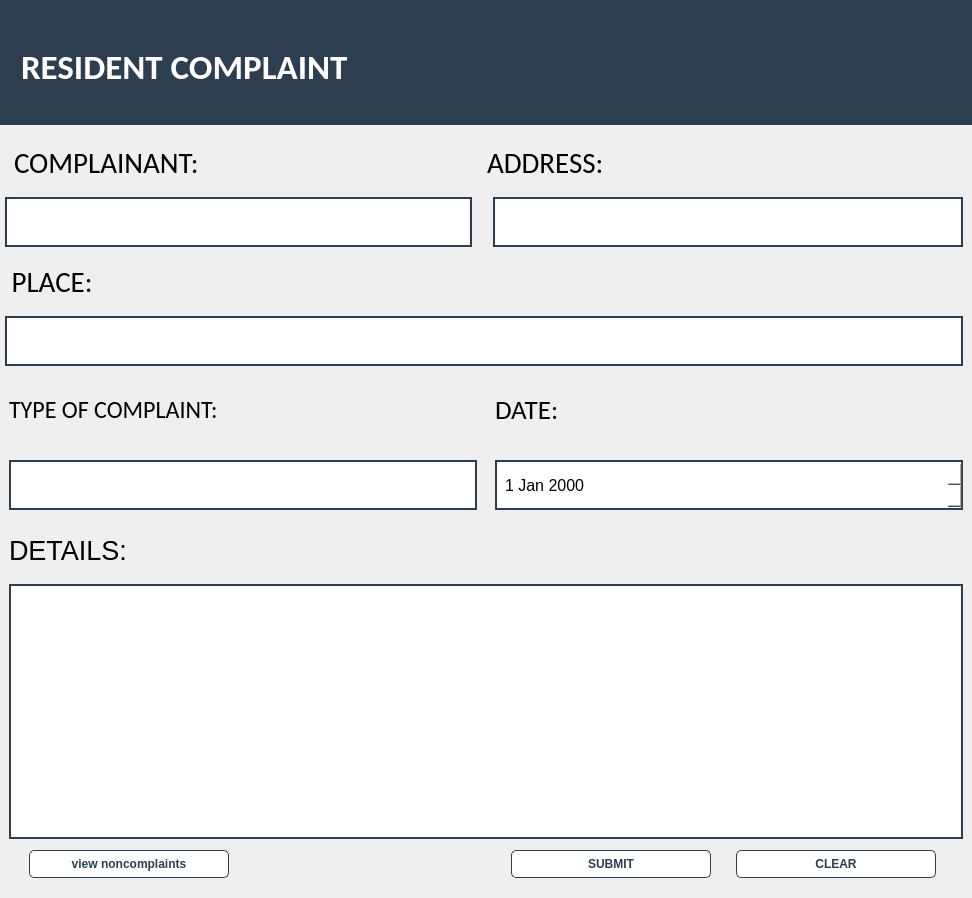
<?xml version="1.0" encoding="UTF-8"?>
<ui version="4.0">
 <class>COMPWINDOW</class>
 <widget class="QWidget" name="COMPWINDOW">
  <property name="geometry">
   <rect>
    <x>0</x>
    <y>0</y>
    <width>972</width>
    <height>898</height>
   </rect>
  </property>
  <property name="windowTitle">
   <string>Form</string>
  </property>
  <layout class="QGridLayout" name="gridLayout">
   <property name="leftMargin">
    <number>0</number>
   </property>
   <property name="topMargin">
    <number>0</number>
   </property>
   <property name="rightMargin">
    <number>0</number>
   </property>
   <property name="bottomMargin">
    <number>0</number>
   </property>
   <property name="spacing">
    <number>0</number>
   </property>
   <item row="0" column="0">
    <widget class="QWidget" name="widget" native="true">
     <layout class="QVBoxLayout" name="verticalLayout_4">
      <property name="spacing">
       <number>0</number>
      </property>
      <property name="leftMargin">
       <number>0</number>
      </property>
      <property name="topMargin">
       <number>0</number>
      </property>
      <property name="rightMargin">
       <number>0</number>
      </property>
      <property name="bottomMargin">
       <number>0</number>
      </property>
      <item>
       <widget class="QWidget" name="widget_2" native="true">
        <property name="maximumSize">
         <size>
          <width>16777215</width>
          <height>125</height>
         </size>
        </property>
        <layout class="QVBoxLayout" name="verticalLayout">
         <property name="spacing">
          <number>0</number>
         </property>
         <property name="leftMargin">
          <number>0</number>
         </property>
         <property name="topMargin">
          <number>0</number>
         </property>
         <property name="rightMargin">
          <number>0</number>
         </property>
         <property name="bottomMargin">
          <number>0</number>
         </property>
         <item>
          <widget class="QWidget" name="residentrequest" native="true">
           <property name="maximumSize">
            <size>
             <width>10000</width>
             <height>200</height>
            </size>
           </property>
           <property name="styleSheet">
            <string notr="true">background-color:#2c3e50;</string>
           </property>
           <layout class="QVBoxLayout" name="verticalLayout_3">
            <property name="spacing">
             <number>0</number>
            </property>
            <property name="leftMargin">
             <number>0</number>
            </property>
            <property name="rightMargin">
             <number>0</number>
            </property>
            <property name="bottomMargin">
             <number>0</number>
            </property>
            <item>
             <widget class="QLabel" name="residentlabel">
              <property name="font">
               <font>
                <family>Calibri</family>
                <pointsize>3</pointsize>
                <weight>75</weight>
                <bold>true</bold>
               </font>
              </property>
              <property name="styleSheet">
               <string notr="true">background-color: #2c3e50;
Margin-left: 20px; 
width: 200px;
color:white;


</string>
              </property>
              <property name="text">
               <string>&lt;html&gt;&lt;head/&gt;&lt;body&gt;&lt;p&gt;&lt;span style=&quot; font-size:26pt;&quot;&gt;RESIDENT COMPLAINT&lt;/span&gt;&lt;/p&gt;&lt;/body&gt;&lt;/html&gt;</string>
              </property>
              <property name="alignment">
               <set>Qt::AlignLeading|Qt::AlignLeft|Qt::AlignVCenter</set>
              </property>
              <property name="margin">
               <number>15</number>
              </property>
              <property name="indent">
               <number>-1</number>
              </property>
             </widget>
            </item>
           </layout>
          </widget>
         </item>
        </layout>
       </widget>
      </item>
      <item>
       <widget class="QWidget" name="COMPWIDGET" native="true">
        <property name="maximumSize">
         <size>
          <width>16777215</width>
          <height>250</height>
         </size>
        </property>
        <property name="styleSheet">
         <string notr="true"/>
        </property>
        <layout class="QVBoxLayout" name="verticalLayout_2">
         <property name="leftMargin">
          <number>5</number>
         </property>
         <item>
          <widget class="QWidget" name="widget" native="true">
           <property name="maximumSize">
            <size>
             <width>16777215</width>
             <height>60</height>
            </size>
           </property>
           <layout class="QHBoxLayout" name="horizontalLayout_6">
            <item>
             <widget class="QLabel" name="label">
              <property name="font">
               <font>
                <family>Calibri</family>
                <pointsize>22</pointsize>
               </font>
              </property>
              <property name="text">
               <string>COMPLAINANT:</string>
              </property>
              <property name="alignment">
               <set>Qt::AlignLeading|Qt::AlignLeft|Qt::AlignVCenter</set>
              </property>
             </widget>
            </item>
            <item>
             <widget class="QLabel" name="label_2">
              <property name="maximumSize">
               <size>
                <width>16777215</width>
                <height>200</height>
               </size>
              </property>
              <property name="font">
               <font>
                <family>Calibri</family>
                <pointsize>22</pointsize>
               </font>
              </property>
              <property name="text">
               <string>ADDRESS:</string>
              </property>
              <property name="alignment">
               <set>Qt::AlignLeading|Qt::AlignLeft|Qt::AlignVCenter</set>
              </property>
              <property name="margin">
               <number>5</number>
              </property>
             </widget>
            </item>
           </layout>
          </widget>
         </item>
         <item>
          <widget class="QWidget" name="widget_7" native="true">
           <property name="maximumSize">
            <size>
             <width>16777215</width>
             <height>50</height>
            </size>
           </property>
           <layout class="QHBoxLayout" name="horizontalLayout_7">
            <property name="spacing">
             <number>0</number>
            </property>
            <property name="leftMargin">
             <number>0</number>
            </property>
            <property name="topMargin">
             <number>0</number>
            </property>
            <property name="rightMargin">
             <number>0</number>
            </property>
            <property name="bottomMargin">
             <number>0</number>
            </property>
            <item>
             <widget class="QWidget" name="widget_11" native="true">
              <layout class="QHBoxLayout" name="horizontalLayout_8">
               <property name="spacing">
                <number>0</number>
               </property>
               <property name="leftMargin">
                <number>0</number>
               </property>
               <property name="topMargin">
                <number>0</number>
               </property>
               <property name="rightMargin">
                <number>12</number>
               </property>
               <property name="bottomMargin">
                <number>0</number>
               </property>
               <item>
                <widget class="QLineEdit" name="complainant">
                 <property name="sizePolicy">
                  <sizepolicy hsizetype="Preferred" vsizetype="Fixed">
                   <horstretch>0</horstretch>
                   <verstretch>0</verstretch>
                  </sizepolicy>
                 </property>
                 <property name="maximumSize">
                  <size>
                   <width>16777215</width>
                   <height>50</height>
                  </size>
                 </property>
                 <property name="styleSheet">
                  <string notr="true">        background-color: WHITE;
        border: 2px solid  #2c3e50;
        padding: 6px;
        font-size: 16px;
        color: black;
    
</string>
                 </property>
                </widget>
               </item>
              </layout>
             </widget>
            </item>
            <item>
             <widget class="QWidget" name="widget_16" native="true">
              <layout class="QHBoxLayout" name="horizontalLayout_9">
               <property name="spacing">
                <number>0</number>
               </property>
               <property name="leftMargin">
                <number>9</number>
               </property>
               <property name="topMargin">
                <number>0</number>
               </property>
               <property name="rightMargin">
                <number>0</number>
               </property>
               <property name="bottomMargin">
                <number>0</number>
               </property>
               <item>
                <widget class="QLineEdit" name="address">
                 <property name="sizePolicy">
                  <sizepolicy hsizetype="Preferred" vsizetype="Fixed">
                   <horstretch>0</horstretch>
                   <verstretch>0</verstretch>
                  </sizepolicy>
                 </property>
                 <property name="maximumSize">
                  <size>
                   <width>16777215</width>
                   <height>50</height>
                  </size>
                 </property>
                 <property name="styleSheet">
                  <string notr="true">        background-color: WHITE;
        border: 2px solid  #2c3e50;
        padding: 6px;
        font-size: 16px;
        color: black;
    

    </string>
                 </property>
                </widget>
               </item>
              </layout>
             </widget>
            </item>
           </layout>
          </widget>
         </item>
         <item>
          <widget class="QLabel" name="label_11">
           <property name="font">
            <font>
             <family>Calibri</family>
             <pointsize>22</pointsize>
            </font>
           </property>
           <property name="text">
            <string> PLACE:</string>
           </property>
           <property name="alignment">
            <set>Qt::AlignLeading|Qt::AlignLeft|Qt::AlignVCenter</set>
           </property>
          </widget>
         </item>
         <item>
          <widget class="QLineEdit" name="place">
           <property name="sizePolicy">
            <sizepolicy hsizetype="Preferred" vsizetype="Fixed">
             <horstretch>0</horstretch>
             <verstretch>0</verstretch>
            </sizepolicy>
           </property>
           <property name="maximumSize">
            <size>
             <width>16777215</width>
             <height>50</height>
            </size>
           </property>
           <property name="styleSheet">
            <string notr="true">        background-color: WHITE;
        border: 2px solid  #2c3e50;
        padding: 6px;
        font-size: 16px;
        color: black;
    
</string>
           </property>
          </widget>
         </item>
        </layout>
       </widget>
      </item>
      <item>
       <widget class="QWidget" name="widget_4" native="true">
        <property name="maximumSize">
         <size>
          <width>16777215</width>
          <height>70</height>
         </size>
        </property>
        <property name="font">
         <font>
          <family>Calibri</family>
          <pointsize>20</pointsize>
         </font>
        </property>
        <layout class="QHBoxLayout" name="horizontalLayout">
         <property name="spacing">
          <number>0</number>
         </property>
         <property name="leftMargin">
          <number>0</number>
         </property>
         <property name="topMargin">
          <number>0</number>
         </property>
         <property name="rightMargin">
          <number>0</number>
         </property>
         <property name="bottomMargin">
          <number>0</number>
         </property>
         <item>
          <widget class="QWidget" name="widget_3" native="true">
           <layout class="QHBoxLayout" name="horizontalLayout_4">
            <property name="spacing">
             <number>0</number>
            </property>
            <property name="leftMargin">
             <number>0</number>
            </property>
            <property name="topMargin">
             <number>0</number>
            </property>
            <property name="rightMargin">
             <number>0</number>
            </property>
            <property name="bottomMargin">
             <number>0</number>
            </property>
            <item>
             <widget class="QWidget" name="widget_8" native="true">
              <layout class="QVBoxLayout" name="verticalLayout_7">
               <item>
                <widget class="QLabel" name="label_4">
                 <property name="font">
                  <font>
                   <pointsize>18</pointsize>
                  </font>
                 </property>
                 <property name="text">
                  <string>TYPE OF COMPLAINT:</string>
                 </property>
                </widget>
               </item>
              </layout>
             </widget>
            </item>
            <item>
             <widget class="QWidget" name="widget_9" native="true">
              <layout class="QVBoxLayout" name="verticalLayout_8">
               <item>
                <widget class="QLabel" name="label_5">
                 <property name="text">
                  <string>DATE:</string>
                 </property>
                </widget>
               </item>
              </layout>
             </widget>
            </item>
           </layout>
          </widget>
         </item>
        </layout>
       </widget>
      </item>
      <item>
       <widget class="QWidget" name="widget_5" native="true">
        <property name="maximumSize">
         <size>
          <width>16777215</width>
          <height>80</height>
         </size>
        </property>
        <layout class="QHBoxLayout" name="horizontalLayout_2">
         <property name="spacing">
          <number>0</number>
         </property>
         <property name="leftMargin">
          <number>0</number>
         </property>
         <property name="topMargin">
          <number>0</number>
         </property>
         <property name="rightMargin">
          <number>0</number>
         </property>
         <property name="bottomMargin">
          <number>0</number>
         </property>
         <item>
          <widget class="QWidget" name="widget_10" native="true">
           <layout class="QHBoxLayout" name="horizontalLayout_5">
            <property name="spacing">
             <number>0</number>
            </property>
            <property name="leftMargin">
             <number>0</number>
            </property>
            <property name="topMargin">
             <number>0</number>
            </property>
            <property name="rightMargin">
             <number>0</number>
            </property>
            <property name="bottomMargin">
             <number>0</number>
            </property>
            <item>
             <widget class="QWidget" name="widget_13" native="true">
              <layout class="QVBoxLayout" name="verticalLayout_9">
               <item>
                <widget class="QLineEdit" name="complainttype">
                 <property name="sizePolicy">
                  <sizepolicy hsizetype="Preferred" vsizetype="Fixed">
                   <horstretch>0</horstretch>
                   <verstretch>0</verstretch>
                  </sizepolicy>
                 </property>
                 <property name="maximumSize">
                  <size>
                   <width>16777215</width>
                   <height>50</height>
                  </size>
                 </property>
                 <property name="styleSheet">
                  <string notr="true">        background-color: WHITE;
        border: 2px solid  #2c3e50;
        padding: 6px;
        font-size: 16px;
        color: black;
    
</string>
                 </property>
                </widget>
               </item>
              </layout>
             </widget>
            </item>
            <item>
             <widget class="QWidget" name="widget_12" native="true">
              <layout class="QVBoxLayout" name="verticalLayout_10">
               <item>
                <widget class="QDateEdit" name="date">
                 <property name="maximumSize">
                  <size>
                   <width>16777215</width>
                   <height>50</height>
                  </size>
                 </property>
                 <property name="styleSheet">
                  <string notr="true">        background-color: WHITE;
        border: 2px solid  #2c3e50;
        padding: 6px;
        font-size: 16px;
        color: black;
    
</string>
                 </property>
                </widget>
               </item>
              </layout>
             </widget>
            </item>
           </layout>
          </widget>
         </item>
        </layout>
       </widget>
      </item>
      <item>
       <widget class="QWidget" name="widget_6" native="true">
        <property name="minimumSize">
         <size>
          <width>0</width>
          <height>200</height>
         </size>
        </property>
        <property name="maximumSize">
         <size>
          <width>16777215</width>
          <height>396</height>
         </size>
        </property>
        <layout class="QVBoxLayout" name="verticalLayout_5">
         <property name="spacing">
          <number>0</number>
         </property>
         <property name="leftMargin">
          <number>0</number>
         </property>
         <property name="topMargin">
          <number>0</number>
         </property>
         <property name="rightMargin">
          <number>0</number>
         </property>
         <property name="bottomMargin">
          <number>0</number>
         </property>
         <item>
          <widget class="QWidget" name="widget_14" native="true">
           <property name="maximumSize">
            <size>
             <width>16777215</width>
             <height>50</height>
            </size>
           </property>
           <layout class="QVBoxLayout" name="verticalLayout_11" stretch="0">
            <property name="spacing">
             <number>9</number>
            </property>
            <property name="leftMargin">
             <number>9</number>
            </property>
            <property name="topMargin">
             <number>9</number>
            </property>
            <property name="rightMargin">
             <number>9</number>
            </property>
            <property name="bottomMargin">
             <number>9</number>
            </property>
            <item>
             <widget class="QLabel" name="label_3">
              <property name="maximumSize">
               <size>
                <width>16777215</width>
                <height>30</height>
               </size>
              </property>
              <property name="font">
               <font>
                <pointsize>20</pointsize>
               </font>
              </property>
              <property name="layoutDirection">
               <enum>Qt::LeftToRight</enum>
              </property>
              <property name="text">
               <string>DETAILS:</string>
              </property>
             </widget>
            </item>
           </layout>
          </widget>
         </item>
         <item>
          <widget class="QWidget" name="widget_15" native="true">
           <property name="maximumSize">
            <size>
             <width>16777215</width>
             <height>400</height>
            </size>
           </property>
           <layout class="QVBoxLayout" name="verticalLayout_12" stretch="0,0">
            <property name="spacing">
             <number>0</number>
            </property>
            <property name="leftMargin">
             <number>9</number>
            </property>
            <property name="topMargin">
             <number>9</number>
            </property>
            <property name="rightMargin">
             <number>9</number>
            </property>
            <property name="bottomMargin">
             <number>9</number>
            </property>
            <item>
             <widget class="QLineEdit" name="details">
              <property name="sizePolicy">
               <sizepolicy hsizetype="Preferred" vsizetype="Fixed">
                <horstretch>0</horstretch>
                <verstretch>0</verstretch>
               </sizepolicy>
              </property>
              <property name="maximumSize">
               <size>
                <width>16777215</width>
                <height>380</height>
               </size>
              </property>
              <property name="styleSheet">
               <string notr="true">
             background-color: WHITE;
        border: 2px solid  #2c3e50;
        padding: 6px;
        font-size: 16px;
        color: black;
    
</string>
              </property>
              <property name="alignment">
               <set>Qt::AlignLeading|Qt::AlignLeft|Qt::AlignVCenter</set>
              </property>
             </widget>
            </item>
            <item>
             <widget class="QWidget" name="widget_18" native="true">
              <property name="minimumSize">
               <size>
                <width>100</width>
                <height>50</height>
               </size>
              </property>
              <property name="maximumSize">
               <size>
                <width>16777215</width>
                <height>50</height>
               </size>
              </property>
              <layout class="QHBoxLayout" name="horizontalLayout_10">
               <property name="spacing">
                <number>0</number>
               </property>
               <property name="leftMargin">
                <number>0</number>
               </property>
               <property name="topMargin">
                <number>0</number>
               </property>
               <property name="rightMargin">
                <number>0</number>
               </property>
               <property name="bottomMargin">
                <number>0</number>
               </property>
               <item>
                <widget class="QWidget" name="widget_19" native="true">
                 <layout class="QHBoxLayout" name="horizontalLayout_3">
                  <property name="spacing">
                   <number>0</number>
                  </property>
                  <property name="leftMargin">
                   <number>20</number>
                  </property>
                  <property name="topMargin">
                   <number>0</number>
                  </property>
                  <property name="rightMargin">
                   <number>0</number>
                  </property>
                  <property name="bottomMargin">
                   <number>0</number>
                  </property>
                  <item alignment="Qt::AlignRight">
                   <widget class="QPushButton" name="non_listofcomplaints">
                    <property name="minimumSize">
                     <size>
                      <width>200</width>
                      <height>0</height>
                     </size>
                    </property>
                    <property name="maximumSize">
                     <size>
                      <width>0</width>
                      <height>16777215</height>
                     </size>
                    </property>
                    <property name="layoutDirection">
                     <enum>Qt::RightToLeft</enum>
                    </property>
                    <property name="styleSheet">
                     <string notr="true">/* ========== Side Navigation Buttons ========== */
QPushButton {
    background-color: white;
    color: #2C3E50;
    border: 1px solid #2C3E50;
    border-radius: 5px;
  
    font-weight: bold;

}
QPushButton {
    padding: 6px 12px;
    font-size: 12px;
}

QPushButton:hover {
    background-color: #2C3E50;
    color: white;
}

QPushButton:pressed {
    background-color: #388E3C;
    color: white;
}
</string>
                    </property>
                    <property name="text">
                     <string>view noncomplaints</string>
                    </property>
                   </widget>
                  </item>
                 </layout>
                </widget>
               </item>
               <item>
                <widget class="QWidget" name="widget_20" native="true">
                 <layout class="QHBoxLayout" name="horizontalLayout_11">
                  <property name="spacing">
                   <number>0</number>
                  </property>
                  <property name="leftMargin">
                   <number>0</number>
                  </property>
                  <property name="topMargin">
                   <number>0</number>
                  </property>
                  <property name="rightMargin">
                   <number>0</number>
                  </property>
                  <property name="bottomMargin">
                   <number>0</number>
                  </property>
                  <item>
                   <widget class="QPushButton" name="submitimg">
                    <property name="maximumSize">
                     <size>
                      <width>200</width>
                      <height>16777215</height>
                     </size>
                    </property>
                    <property name="layoutDirection">
                     <enum>Qt::RightToLeft</enum>
                    </property>
                    <property name="styleSheet">
                     <string notr="true">/* ========== Side Navigation Buttons ========== */
QPushButton {
    background-color: white;
    color: #2C3E50;
    border: 1px solid #2C3E50;
    border-radius: 5px;
  
    font-weight: bold;

}
QPushButton {
    padding: 6px 12px;
    font-size: 12px;
}

QPushButton:hover {
    background-color: #2C3E50;
    color: white;
}

QPushButton:pressed {
    background-color: #388E3C;
    color: white;
}
</string>
                    </property>
                    <property name="text">
                     <string>SUBMIT</string>
                    </property>
                   </widget>
                  </item>
                  <item>
                   <widget class="QPushButton" name="clear">
                    <property name="maximumSize">
                     <size>
                      <width>200</width>
                      <height>16777215</height>
                     </size>
                    </property>
                    <property name="layoutDirection">
                     <enum>Qt::RightToLeft</enum>
                    </property>
                    <property name="styleSheet">
                     <string notr="true">/* ========== Side Navigation Buttons ========== */
QPushButton {
    background-color: white;
    color: #2C3E50;
    border: 1px solid #2C3E50;
    border-radius: 5px;
  
    font-weight: bold;

}
QPushButton {
    padding: 6px 12px;
    font-size: 12px;
}

QPushButton:hover {
    background-color: #2C3E50;
    color: white;
}

QPushButton:pressed {
    background-color: #388E3C;
    color: white;
}

</string>
                    </property>
                    <property name="text">
                     <string>CLEAR</string>
                    </property>
                   </widget>
                  </item>
                 </layout>
                </widget>
               </item>
              </layout>
             </widget>
            </item>
           </layout>
          </widget>
         </item>
        </layout>
       </widget>
      </item>
     </layout>
    </widget>
   </item>
  </layout>
 </widget>
 <resources>
  <include location="C:/Users/Chivini/Desktop/RES.qrc"/>
 </resources>
 <connections/>
</ui>
